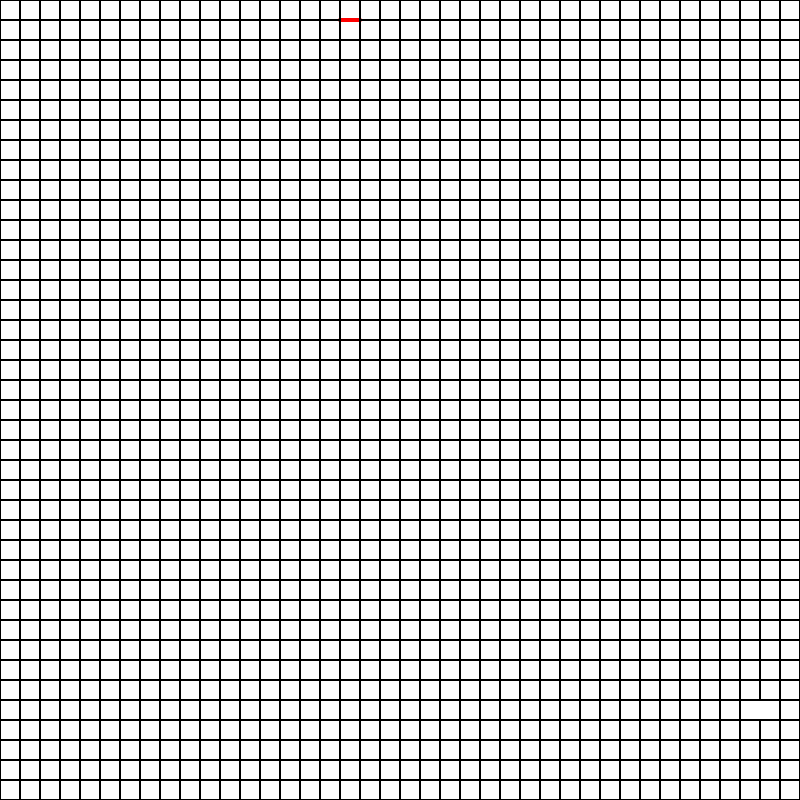
Frame 1 (no input)
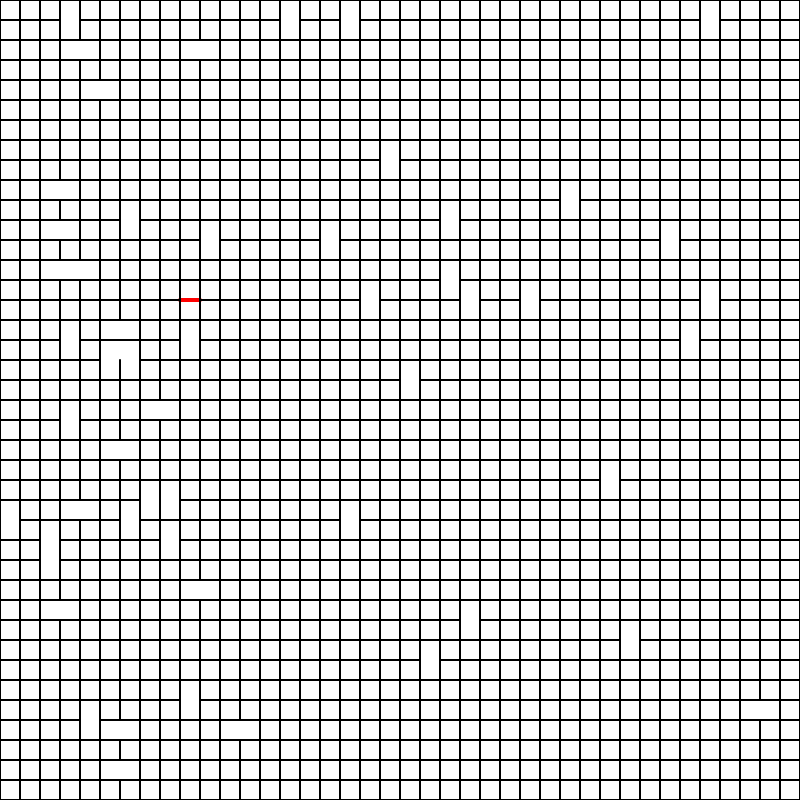
Frame 60 (no input)
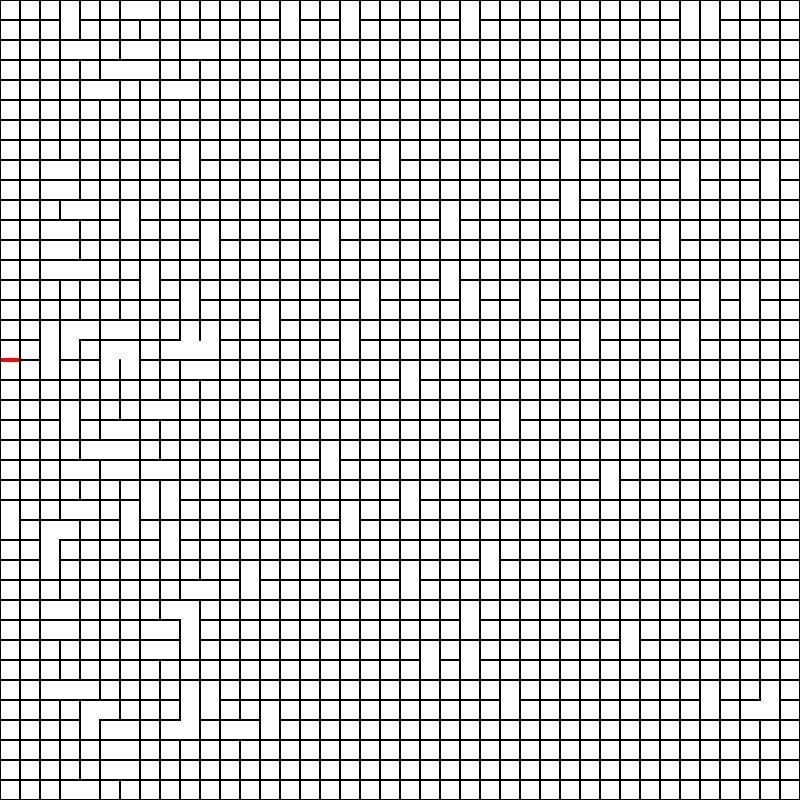
Frame 120 (the mouse pressed at the canvas centre since frame 60)

The p5.js sketch that drew these frames (run headless with seeded random() and noise() and a simulated clock; from frame 60 on, the mouse is pressed at the canvas centre):

// p5.js sketch
// ── sketch.js
// team the Cure
// this is the js file were the algorithm is being run to draw the maze
var maze; //variable to hold the maze that will be created

//setup function to create the canvas and grid
function setup() {
	//create a 40x40 grid 
	createCanvas(800, 800);
	var cell_size = 20; //each cell will be 20px
	var column = floor(width / cell_size);
	var row = floor(height / cell_size);
	//call the generate_maze funcction and pass in the variables to create it
	maze = new generate_maze(row, column, cell_size);
	maze.initialize();
	//set the frame rate to control the speed at which the maze is being generated
	frameRate(30);
}
//call draw function to draw grid
function draw() {
	background(255);
	//the build function wiill begin building the grid a set at a time
	maze.build();
	//call update_display function to update the display
	maze.update_display();
}

//generate the maze
function generate_maze(row, column, cell_size) {
	this.row = row;
	this.column = column;
	this.size = cell_size;
	//create an array to place all the edges or walls in
	this.walls = [];
	//variable to hold funnciton that will connect the edges
	this.connect = new connection();
	this.index = 0;
	this.initialize = function () {
		//loop through and place the edges in the walls array
		for (var i = 0; i <= this.row; i++) {
			for (var j = 0; j < this.column; j++) {
				this.walls.push(new wall(i, j, i, j + 1, this.size));
			}
		}
		for (var j = 0; j <= this.column; j++) {
			for (var i = 0; i < this.row; i++) {
				this.walls.push(new wall(i, j, i + 1, j, this.size));
			}
		}
		//now we are goign to sort the edges in the walls array randomly for when they get chosen randomly
		this.walls.sort(function randomSort(a, b) {
			return Math.random() > 0.5 ? -1 : 1;
		});
		for (var k = 0; k < this.row; k++) {
			for (var l = 0; l < this.column; l++) {
				this.connect.connect.push(new cell(k, l, this.row, this.column));
			}
		}
	}
	//  the update display function to update the display
	this.update_display = function () {
		for (var i = 0; i < this.walls.length; i++) {
			this.walls[i].neighbor(false);
		}
		this.walls[this.index].neighbor(true);
		for (var i = 0; i < this.walls.length; i++) {
			this.walls[i].show();
		}
	}
	// build the maze
	this.build = function () {
		//go through the walls starting from first index
		var wall = this.walls[this.index];
		//make sure walls are not outside of grid
		var grid_border = (wall.i == wall.k && (wall.i == 0 || wall.i == this.row)) || (wall.j == wall.l && (wall.j == 0 || wall.j == this.column));

		if (grid_border == false) {
			var first_column;
			var second_column;
			if (wall.i == wall.k) {
				first_column = (wall.i - 1) * this.column + wall.j;
				second_column = wall.i * this.column + wall.j;
			} else if (wall.j == wall.l) {
				first_column = wall.i * this.column + wall.j - 1;
				second_column = wall.i * this.column + wall.j;
			}
			//check to see if it is inside the set 
			var first = this.connect.check_inside(first_column);
			var second = this.connect.check_inside(second_column);
			if (first != second) {
				//destroy the walls between them
				this.walls[this.index].breaked = true;
				//now connect the edges
				this.connect.connect_edges(first_column, second_column);
			}
		}
		//iterate to the next index
		this.index++;
		if (this.index >= this.walls.length) {
			this.index = this.walls.length - 1;
		}
	}
}

function cell(i, j, row, column) {
	this.row = row;
	this.column = column;
	this.i = i;
	this.j = j;
	this.index = i * column + j;

	this.node = i * column + j;
}

function connection() {
	this.connect = [];
	this.check_inside = function (i) {
		var p = this.connect[i].node;
		if (p == i) {
			return i;
		}
		var r = this.check_inside(p);
		this.connect[i].node = r;
		return r;
	}
	this.connect_edges = function (i, k) {
		var first = this.check_inside(i);
		var second = this.check_inside(k);
		this.connect[first].node = second;
	}
}
//contains function to draw walls
function wall(i, j, k, l, cell_size) {
	this.i = i;
	this.j = j;
	this.cell_size = cell_size;

	this.k = k;
	this.l = l;
	this.isNeighbor = false;

	this.breaked = false;
	this.neighbor = function (isNeighbor) {
		this.isNeighbor = isNeighbor;
	}
	this.show = function () {
		if (this.breaked == false) {
			if (this.isNeighbor) {
				stroke(255, 0, 0);
				strokeWeight(4);
			} else {
				stroke(0);
				strokeWeight(2);
			}
			//draw the line
			line(this.j * this.cell_size, this.i * this.cell_size, this.l * this.cell_size, this.k * cell_size);
		}
	}
}
